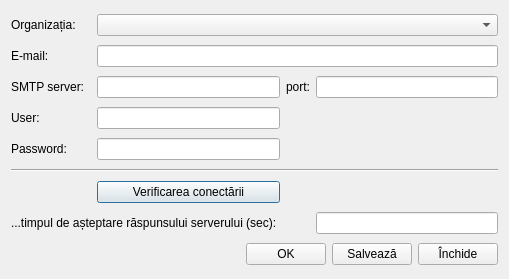
<?xml version="1.0" encoding="UTF-8"?>
<ui version="4.0">
 <class>OnlineAccountDialog</class>
 <widget class="QDialog" name="OnlineAccountDialog">
  <property name="geometry">
   <rect>
    <x>0</x>
    <y>0</y>
    <width>509</width>
    <height>279</height>
   </rect>
  </property>
  <property name="windowTitle">
   <string>Dialog</string>
  </property>
  <property name="windowIcon">
   <iconset resource="../../resources/resource.qrc">
    <normaloff>:/img/toolBar/email.png</normaloff>:/img/toolBar/email.png</iconset>
  </property>
  <layout class="QGridLayout" name="gridLayout">
   <item row="7" column="4">
    <widget class="QLineEdit" name="timeAnswerServer"/>
   </item>
   <item row="6" column="2">
    <widget class="QPushButton" name="btnConnection">
     <property name="text">
      <string>Verificarea conectării</string>
     </property>
    </widget>
   </item>
   <item row="7" column="0" colspan="4">
    <widget class="QLabel" name="label_7">
     <property name="text">
      <string>...timpul de așteptare răspunsului serverului (sec): </string>
     </property>
    </widget>
   </item>
   <item row="0" column="0">
    <widget class="QLabel" name="label">
     <property name="text">
      <string>Organizația:</string>
     </property>
    </widget>
   </item>
   <item row="3" column="2">
    <widget class="QLineEdit" name="username"/>
   </item>
   <item row="3" column="0">
    <widget class="QLabel" name="label_5">
     <property name="text">
      <string>User:</string>
     </property>
    </widget>
   </item>
   <item row="2" column="4">
    <widget class="QLineEdit" name="port">
     <property name="sizePolicy">
      <sizepolicy hsizetype="Preferred" vsizetype="Fixed">
       <horstretch>0</horstretch>
       <verstretch>0</verstretch>
      </sizepolicy>
     </property>
    </widget>
   </item>
   <item row="5" column="0" colspan="5">
    <widget class="Line" name="line">
     <property name="orientation">
      <enum>Qt::Orientation::Horizontal</enum>
     </property>
    </widget>
   </item>
   <item row="1" column="2" colspan="3">
    <widget class="QLineEdit" name="email">
     <property name="enabled">
      <bool>true</bool>
     </property>
     <property name="readOnly">
      <bool>false</bool>
     </property>
    </widget>
   </item>
   <item row="2" column="2">
    <widget class="QLineEdit" name="smtp_server"/>
   </item>
   <item row="1" column="0">
    <widget class="QLabel" name="label_2">
     <property name="text">
      <string>E-mail:</string>
     </property>
    </widget>
   </item>
   <item row="2" column="0">
    <widget class="QLabel" name="label_3">
     <property name="text">
      <string>SMTP server:</string>
     </property>
    </widget>
   </item>
   <item row="2" column="3">
    <widget class="QLabel" name="label_4">
     <property name="text">
      <string>port:</string>
     </property>
    </widget>
   </item>
   <item row="4" column="0">
    <widget class="QLabel" name="label_6">
     <property name="text">
      <string>Password:</string>
     </property>
    </widget>
   </item>
   <item row="8" column="0" colspan="5">
    <layout class="QHBoxLayout" name="horizontalLayout">
     <item>
      <layout class="QHBoxLayout" name="layoutAuthor"/>
     </item>
     <item>
      <spacer name="horizontalSpacer">
       <property name="orientation">
        <enum>Qt::Orientation::Horizontal</enum>
       </property>
       <property name="sizeHint" stdset="0">
        <size>
         <width>40</width>
         <height>20</height>
        </size>
       </property>
      </spacer>
     </item>
     <item>
      <widget class="QPushButton" name="btnOK">
       <property name="minimumSize">
        <size>
         <width>80</width>
         <height>0</height>
        </size>
       </property>
       <property name="text">
        <string>OK</string>
       </property>
       <property name="icon">
        <iconset resource="../../resources/resource.qrc">
         <normaloff>:/img/btns/valide.png</normaloff>:/img/btns/valide.png</iconset>
       </property>
      </widget>
     </item>
     <item>
      <widget class="QPushButton" name="btnWrite">
       <property name="minimumSize">
        <size>
         <width>80</width>
         <height>0</height>
        </size>
       </property>
       <property name="text">
        <string>Salvează</string>
       </property>
       <property name="icon">
        <iconset resource="../../resources/resource.qrc">
         <normaloff>:/img/btns/save.png</normaloff>:/img/btns/save.png</iconset>
       </property>
      </widget>
     </item>
     <item>
      <widget class="QPushButton" name="btnClose">
       <property name="minimumSize">
        <size>
         <width>80</width>
         <height>0</height>
        </size>
       </property>
       <property name="text">
        <string>Închide</string>
       </property>
       <property name="icon">
        <iconset resource="../../resources/resource.qrc">
         <normaloff>:/img/btns/close.png</normaloff>:/img/btns/close.png</iconset>
       </property>
      </widget>
     </item>
    </layout>
   </item>
   <item row="4" column="2">
    <widget class="LineEditPassword" name="password"/>
   </item>
   <item row="0" column="2" colspan="3">
    <widget class="QComboBox" name="comboOrganizations"/>
   </item>
  </layout>
 </widget>
 <customwidgets>
  <customwidget>
   <class>LineEditPassword</class>
   <extends>QLineEdit</extends>
   <header>ui/widgets/lineeditpassword.h</header>
  </customwidget>
 </customwidgets>
 <tabstops>
  <tabstop>comboOrganizations</tabstop>
  <tabstop>email</tabstop>
  <tabstop>smtp_server</tabstop>
  <tabstop>port</tabstop>
  <tabstop>username</tabstop>
  <tabstop>password</tabstop>
  <tabstop>btnConnection</tabstop>
  <tabstop>timeAnswerServer</tabstop>
  <tabstop>btnOK</tabstop>
  <tabstop>btnWrite</tabstop>
  <tabstop>btnClose</tabstop>
 </tabstops>
 <resources>
  <include location="../../resources/resource.qrc"/>
 </resources>
 <connections/>
</ui>
